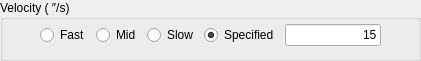
   <widget class="QGroupBox" name="groupBox">
    <property name="geometry">
     <rect>
      <x>30</x>
      <y>280</y>
      <width>421</width>
      <height>61</height>
     </rect>
    </property>
    <property name="title">
     <string>Velocity ( ″/s)</string>
    </property>
    <widget class="QWidget" name="layoutWidget_8">
     <property name="geometry">
      <rect>
       <x>40</x>
       <y>20</y>
       <width>341</width>
       <height>31</height>
      </rect>
     </property>
     <layout class="QGridLayout" name="gridLayout_7">
      <item row="0" column="0">
       <widget class="QRadioButton" name="radioButton_adc2_vel_fast">
        <property name="text">
         <string>Fast</string>
        </property>
       </widget>
      </item>
      <item row="0" column="3">
       <widget class="QRadioButton" name="radioButton_adc2_vel_spec">
        <property name="text">
         <string>Specified</string>
        </property>
        <property name="checked">
         <bool>true</bool>
        </property>
       </widget>
      </item>
      <item row="0" column="4">
       <widget class="QLineEdit" name="lineEdit_adc2_vel_spec">
        <property name="enabled">
         <bool>true</bool>
        </property>
        <property name="cursor">
         <cursorShape>ArrowCursor</cursorShape>
        </property>
        <property name="text">
         <string>15</string>
        </property>
        <property name="alignment">
         <set>Qt::AlignRight|Qt::AlignTrailing|Qt::AlignVCenter</set>
        </property>
        <property name="readOnly">
         <bool>false</bool>
        </property>
       </widget>
      </item>
      <item row="0" column="1">
       <widget class="QRadioButton" name="radioButton_adc2_vel_mid">
        <property name="text">
         <string>Mid</string>
        </property>
        <property name="checked">
         <bool>false</bool>
        </property>
       </widget>
      </item>
      <item row="0" column="2">
       <widget class="QRadioButton" name="radioButton_adc2_vel_slow">
        <property name="text">
         <string>Slow</string>
        </property>
       </widget>
      </item>
     </layout>
    </widget>
   </widget>
